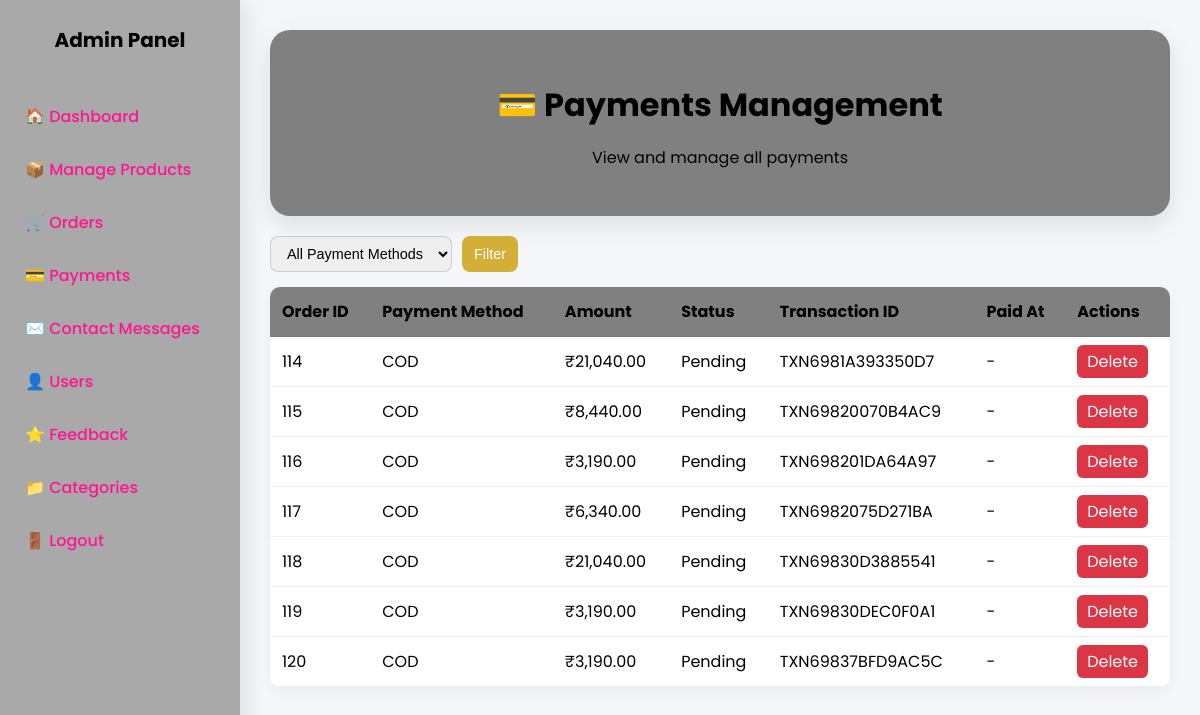
The page /admin/admin-payments.php (signed in) on the database its author committed.
### tables this page shows
CREATE TABLE `payments` (
  `id` int(11) NOT NULL,
  `order_id` int(11) NOT NULL,
  `payment_method` enum('COD','CARD','UPI','NET_BANKING') DEFAULT 'COD',
  `amount` decimal(12,2) NOT NULL,
  `payment_status` enum('pending','success','failed') DEFAULT 'pending',
  `transaction_id` varchar(255) DEFAULT NULL,
  `paid_at` timestamp NULL DEFAULT NULL,
  `upi_id` varchar(100) DEFAULT NULL,
  `card_number` varchar(20) DEFAULT NULL,
  `card_expiry` varchar(10) DEFAULT NULL,
  `card_cvv` varchar(10) DEFAULT NULL,
  `bank_name` varchar(100) DEFAULT NULL,
  `bank_account` varchar(50) DEFAULT NULL,
  `ifsc_code` varchar(20) DEFAULT NULL,
  `payment_info` text DEFAULT NULL
);

CREATE TABLE `orders` (
  `id` int(11) NOT NULL,
  `user_id` int(11) DEFAULT NULL,
  `name` varchar(255) NOT NULL,
  `email` varchar(255) NOT NULL,
  `shipping_address` text NOT NULL,
  `total_amount` decimal(10,2) NOT NULL,
  `status` enum('pending','processing','shipped','delivered','cancelled') DEFAULT 'pending',
  `created_at` datetime DEFAULT current_timestamp(),
  `payment_method` varchar(50) DEFAULT NULL,
  `delivered_otp` varchar(10) DEFAULT NULL
);

### admin/admin-payments.php (the view, shortened to what this page needs)
<?php
require_once __DIR__ . '/../db_connect.php';
$filter_method = trim($_GET['payment_method'] ?? '');
$filter_sql = '';
if ($filter_sql) {
    $stmt = $mysqli->prepare("
        SELECT p.id, p.order_id, p.payment_method, p.amount, p.payment_status, p.transaction_id, p.paid_at,
               o.id AS order_num
        FROM payments p
        JOIN orders o ON p.order_id = o.id
        $filter_sql
        ORDER BY p.id ASC
    ");
    $stmt->bind_param('s', $filter_method);
    $stmt->execute();
    $payments = $stmt->get_result()->fetch_all(MYSQLI_ASSOC);
    $stmt->close();
} else {
    $payments = $mysqli->query("
        SELECT p.id, p.order_id, p.payment_method, p.amount, p.payment_status, p.transaction_id, p.paid_at,
               o.id AS order_num
        FROM payments p
        JOIN orders o ON p.order_id = o.id
        ORDER BY p.id ASC
    ")->fetch_all(MYSQLI_ASSOC);
}
?>
<!DOCTYPE html>
<html lang="en">
<head>
</head>
<body>
<div class="sidebar">
    <div class="sidebar-title">Admin Panel</div>
    <a href="admin-dashboard.php">🏠 Dashboard</a>
    <a href="manage-product.php">📦 Manage Products</a>
    <a href="manage-orders.php">🛒 Orders</a>
    <a href="admin-payments.php">💳 Payments</a>
    <a href="admin-contact-messages.php">✉️ Contact Messages</a>
    <a href="admin-users.php">👤 Users</a>
    <a href="admin-feedback.php">⭐ Feedback</a>
    <a href="manage-categories.php">📁 Categories</a>
    <a href="logout.php">🚪 Logout</a>
</div>
<div class="main-content">
    <div class="admin-header">
        <h1>💳 Payments Management</h1>
        <p>View and manage all payments</p>
    </div>
    <form class="filter-form" method="get" action="admin-payments.php">
        <select name="payment_method">
            <option value="">All Payment Methods</option>
        </select>
        <button type="submit">Filter</button>
    </form>
    <table>
        <thead>
            <tr>
                <th>Order ID</th>
                <th>Payment Method</th>
                <th>Amount</th>
                <th>Status</th>
                <th>Transaction ID</th>
                <th>Paid At</th>
                <th>Actions</th>
            </tr>
        </thead>
        <tbody>
        <?php if($payments): ?>
            <?php foreach($payments as $p): ?>
                <tr>
                    <td><?= $p['order_num'] ?></td>
                    <td><?= strtoupper($p['payment_method']) ?></td>
                    <td>₹<?= number_format($p['amount'], 2) ?></td>
                    <td><?= ucfirst($p['payment_status']) ?></td>
                    <td><?= !empty($p['transaction_id']) ? $p['transaction_id'] : '-' ?></td>
                    <td><?= !empty($p['paid_at']) ? $p['paid_at'] : '-' ?></td>
                    <td>
                        <a class="delete" href="admin-payments.php?delete=<?= $p['id'] ?>" onclick="return confirm('Delete this payment?')">Delete</a>
                    </td>
                </tr>
            <?php endforeach; ?>
        <?php else: ?>
            <tr><td colspan="8" style="text-align:center;">No payments found.</td></tr>
        <?php endif; ?>
        </tbody>
    </table>
</div>
</body>
</html>

### admin/admin-payments.php (style rules this page uses)
:root { --primary: #046307; --secondary: #D4AF37; --muted: #f4f6f9; --text-dark: #333; --text-light: #fff; }
body { font-family: 'Poppins', sans-serif; display: flex; min-height: 100vh; margin: 0; background: var(--muted); }
.sidebar { width: 240px; background: darkgray; color: black; display: flex; flex-direction: column; padding-top: 25px; position: fixed; height: 100vh; box-shadow: 8px 0 20px rgba(0,0,0,0.08); }
.sidebar-title { font-size: 20px; font-weight: 700; text-align: center; margin-bottom: 35px; }
.sidebar a { display: flex; align-items: center; padding: 14px 25px; color: deeppink; text-decoration: none; font-weight: 500; transition: all 0.3s ease; }
.main-content { margin-left: 240px; padding: 30px; width: 100%; }
.admin-header { background: gray; padding: 30px; color: black; border-radius: 20px; margin-bottom: 20px; text-align: center; box-shadow: 0 8px 24px rgba(0,0,0,0.1); }
.admin-header h1 { font-size: 2rem; font-weight: 700; margin-bottom: 5px; }
.filter-form { margin-bottom: 15px; display: flex; gap: 10px; flex-wrap: wrap; }
.filter-form select, .filter-form button { padding: 8px 12px; border-radius: 8px; border: 1px solid rgba(0,0,0,0.15); font-size: 0.9rem; }
.filter-form button { background: var(--secondary); color: #fff; border: none; cursor: pointer; }
table { width: 100%; border-collapse: collapse; background: #fff; border-radius: 10px; overflow: hidden; box-shadow: 0 4px 12px rgba(0,0,0,0.05); }
table th, table td { padding: 12px; border-bottom: 1px solid rgba(0,0,0,0.06); text-align: left; }
table th { background: gray; color: black; }
a.delete { background: #dc3545; color: #fff; padding: 5px 10px; border-radius: 6px; text-decoration: none; }

### rows shown on the page
payments: order "114", payment_method "COD", amount "21,040.00", payment_status "Pending", transaction "TXN6981A393350D7"
payments: order "115", payment_method "COD", amount "8,440.00", payment_status "Pending", transaction "TXN69820070B4AC9"
payments: order "116", payment_method "COD", amount "3,190.00", payment_status "Pending", transaction "TXN698201DA64A97"
payments: order "117", payment_method "COD", amount "6,340.00", payment_status "Pending", transaction "TXN6982075D271BA"
payments: order "118", payment_method "COD", amount "21,040.00", payment_status "Pending", transaction "TXN69830D3885541"
payments: order "119", payment_method "COD", amount "3,190.00", payment_status "Pending", transaction "TXN69830DEC0F0A1"
payments: order "120", payment_method "COD", amount "3,190.00", payment_status "Pending", transaction "TXN69837BFD9AC5C"
